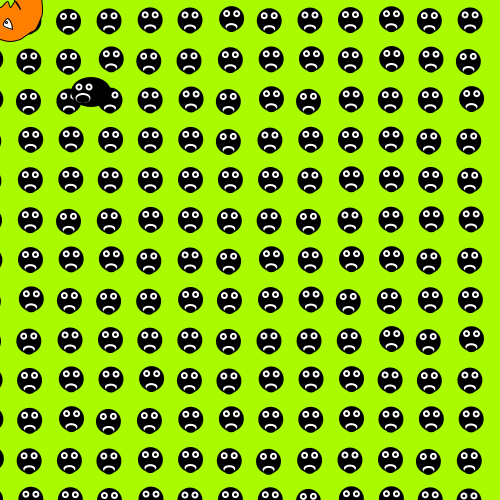
Frame 1 (no input)
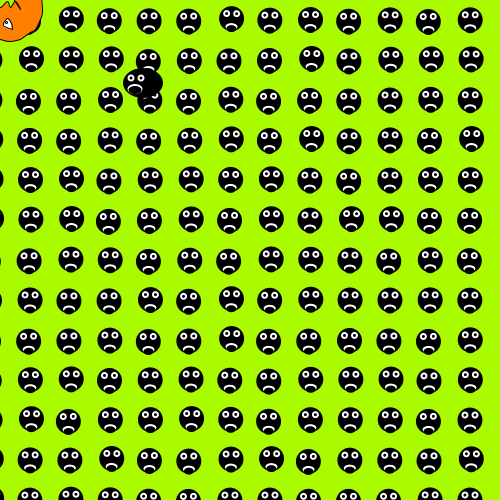
Frame 60 (the mouse pressed at the canvas centre just before this capture)
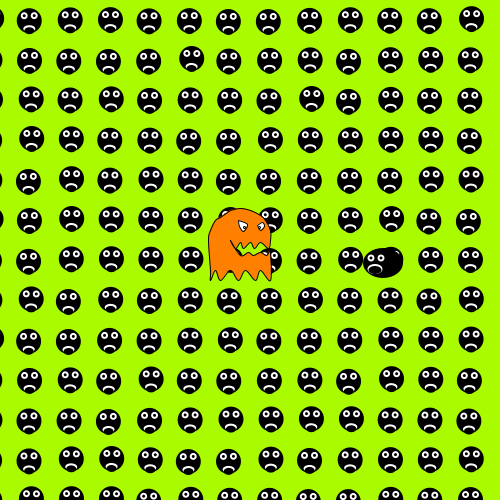
Frame 120 (the mouse held since frame 60 and released just before this capture)

The Processing sketch that drew these frames (run headless with seeded random() and noise(); from frame 60 on, the mouse is pressed at the canvas centre):

// Processing sketch: processing_77374
// ── processing_77374.pde

/* 3 créatures différentes
- une répétée dans le fond, une qui bouge toute seule et une qui suit la souris.
*/ 

int deplacementX;
int x; //position de la balle horizontale
int deplacementY;
int y; // verticale

void setup () {
  
  x= 95;
y=95;
deplacementX=-4; //vers la gauche
deplacementY=-3 ;

size ( 500,500);
background (170,250,0);  
smooth();
}

void draw () {  
 //petits monstres au fond
background (170,250,0); 


for(int x=0; x<width+80; x+=40) {
 for(int y=0; y<height+102; y+=40) {
  monstrons(x,y, 1, random(-radians(1),radians(1)) ); 
}}

x+=deplacementX; //x=x+deplacementX; même chose
 y+=deplacementY; // y=y+deplacementY; ""
 noStroke();
 fill (0);
  ellipse( x,y,40,30);
  fill(255);
  ellipse (x-12,y-5, 7,7);
  ellipse (x-2, y-5, 7,7);
  ellipse (x-8,y+6, 15,10);
  fill(0);
  ellipse ( x-8,y+7, 13,8);
  ellipse (x-12,y-5,3,3);
  ellipse (x-2,y-5,3,3);
  
  
  //rebondir sur le côté gauche
  if (x<0 || x+10>width) {
  deplacementX=-deplacementX; //inverse le déplacement
  }
  //rebondiverticale
  if (y<0 || y+10>height) {
  deplacementY= -deplacementY;  
}

float a=map(mouseX, 0, width, -PI, PI);
ZEMONSTRE(mouseX, mouseY,1,a);

} 

// ZEMONSTRE

void ZEMONSTRE
(int x, int y, float s, float angle) {
  pushMatrix();
  translate(x,y);
  scale(s, abs(s));
  rotate(angle);
 
   translate(-80,-70); 
   LEMONSTRE();
    popMatrix();
}

// Petites tremblotants

void monstrons(int x, int y, float s, float angle) {
  pushMatrix();
  translate(x,y);
  scale(s, abs(s));
  rotate(angle);
 
   translate(-115,-125); 
   petitmonstre();
  popMatrix();
}


// petits monstres la forme 

void petitmonstre () {

noStroke();
fill ( 0);
ellipse ( 25,25,25,25) ;
fill (255);
ellipse ( 20,20,7,7);
ellipse ( 30,20,7,7);
ellipse ( 25,33,12,7);
fill(0);
ellipse(25,35,10,7);
ellipse (20,20,3,3);
ellipse (30,20,3,3);

}


// LE MONSTRE

void LEMONSTRE () {

fill (255,128,0);
stroke(1);
beginShape();
curveVertex (60,30);
curveVertex (60,30);
curveVertex (70,28);
curveVertex (80,30);
curveVertex (90,35);
curveVertex (95,40);
curveVertex (100,50);
curveVertex (100,60);
curveVertex (98,68);
curveVertex (90,62);
curveVertex (84,68);
curveVertex (80,62);
curveVertex (73,68);
curveVertex (70,62);
curveVertex (65,68);
curveVertex (60,60);
curveVertex (70,75);
curveVertex (78,72);
curveVertex (83,75);
curveVertex (90,72);
curveVertex (96,75);
curveVertex (100,72);
curveVertex (100,100);
curveVertex (90,90);
curveVertex (85,100);
curveVertex (75,90);
curveVertex (68,100);
curveVertex (60,90);
curveVertex (50,100);
curveVertex (45,90);
curveVertex (40,100);
curveVertex (40,90);
curveVertex (38,60);
curveVertex (40,50);
curveVertex (45,40);
curveVertex (50,37);
curveVertex (60,30);
curveVertex (60,30);
endShape(); 

fill(255);
beginShape();
curveVertex (68,40);
curveVertex (68,40);
curveVertex (77,44);
curveVertex (73,51);
curveVertex (69,46);
curveVertex (68,40);
curveVertex (68,40);
endShape();

beginShape();
curveVertex (87,45);
curveVertex (87,45);
curveVertex (92,42);
curveVertex (94,46);
curveVertex (90,50);
curveVertex (87,45);
curveVertex (87,45);
endShape();

ellipse(74,47,2,2);
ellipse(89,47,2,2);

}
